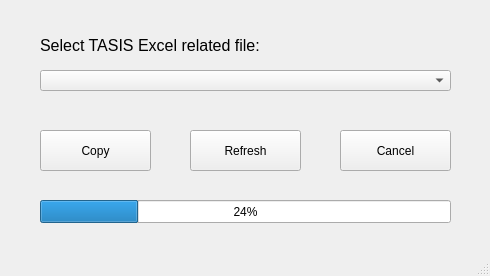
<?xml version="1.0" encoding="UTF-8"?>
<ui version="4.0">
 <class>Exporter</class>
 <widget class="QMainWindow" name="Exporter">
  <property name="enabled">
   <bool>true</bool>
  </property>
  <property name="geometry">
   <rect>
    <x>0</x>
    <y>0</y>
    <width>490</width>
    <height>276</height>
   </rect>
  </property>
  <property name="sizePolicy">
   <sizepolicy hsizetype="Fixed" vsizetype="Fixed">
    <horstretch>0</horstretch>
    <verstretch>0</verstretch>
   </sizepolicy>
  </property>
  <property name="windowTitle">
   <string>Tasis Exporter</string>
  </property>
  <widget class="QWidget" name="centralwidget">
   <widget class="QPushButton" name="copyButton">
    <property name="geometry">
     <rect>
      <x>40</x>
      <y>130</y>
      <width>111</width>
      <height>41</height>
     </rect>
    </property>
    <property name="text">
     <string>Copy</string>
    </property>
   </widget>
   <widget class="QPushButton" name="refreshButton">
    <property name="geometry">
     <rect>
      <x>190</x>
      <y>130</y>
      <width>111</width>
      <height>41</height>
     </rect>
    </property>
    <property name="text">
     <string>Refresh</string>
    </property>
   </widget>
   <widget class="QPushButton" name="cancelButton">
    <property name="geometry">
     <rect>
      <x>340</x>
      <y>130</y>
      <width>111</width>
      <height>41</height>
     </rect>
    </property>
    <property name="text">
     <string>Cancel</string>
    </property>
   </widget>
   <widget class="QComboBox" name="excelFile">
    <property name="geometry">
     <rect>
      <x>40</x>
      <y>70</y>
      <width>411</width>
      <height>21</height>
     </rect>
    </property>
   </widget>
   <widget class="QLabel" name="Label">
    <property name="geometry">
     <rect>
      <x>40</x>
      <y>30</y>
      <width>401</width>
      <height>31</height>
     </rect>
    </property>
    <property name="font">
     <font>
      <pointsize>12</pointsize>
     </font>
    </property>
    <property name="text">
     <string>Select TASIS Excel related file:</string>
    </property>
   </widget>
   <widget class="QProgressBar" name="progressBar">
    <property name="geometry">
     <rect>
      <x>40</x>
      <y>200</y>
      <width>411</width>
      <height>23</height>
     </rect>
    </property>
    <property name="value">
     <number>24</number>
    </property>
   </widget>
  </widget>
  <widget class="QMenuBar" name="menubar">
   <property name="geometry">
    <rect>
     <x>0</x>
     <y>0</y>
     <width>490</width>
     <height>21</height>
    </rect>
   </property>
  </widget>
  <widget class="QStatusBar" name="statusbar"/>
 </widget>
 <resources/>
 <connections/>
</ui>
